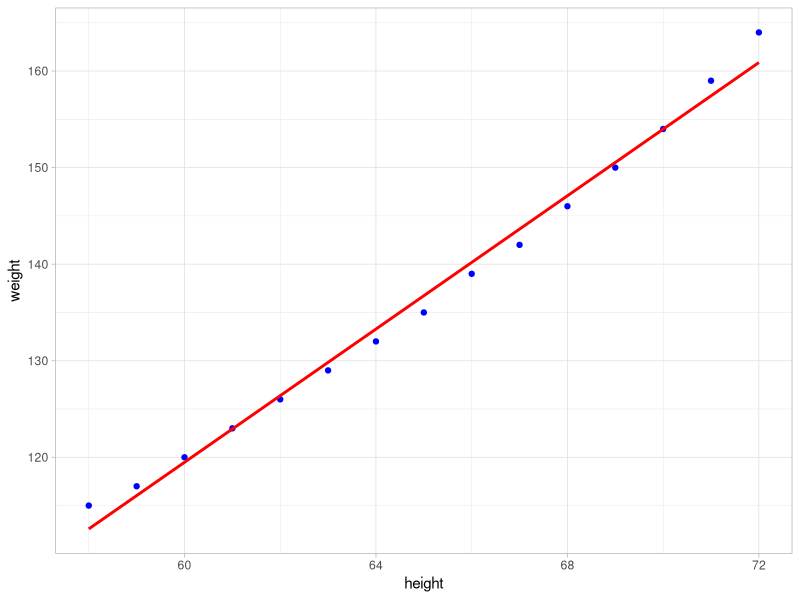
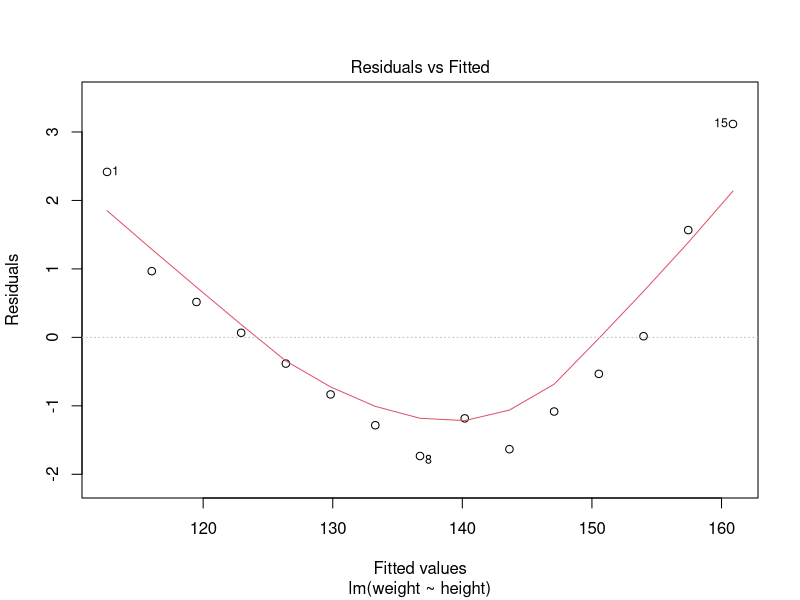
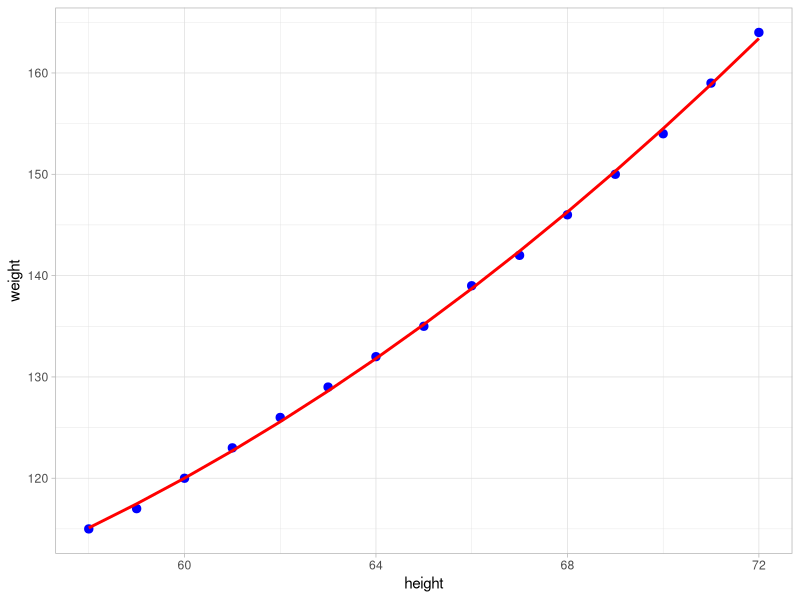
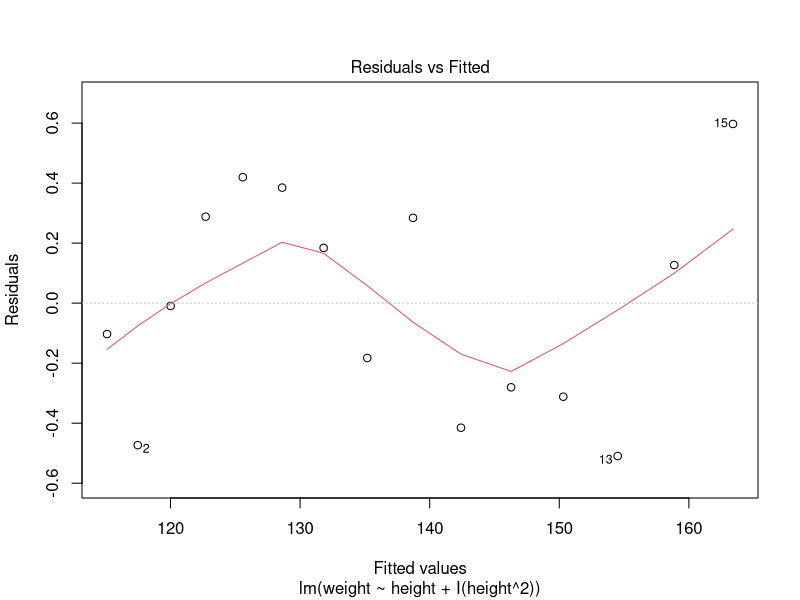
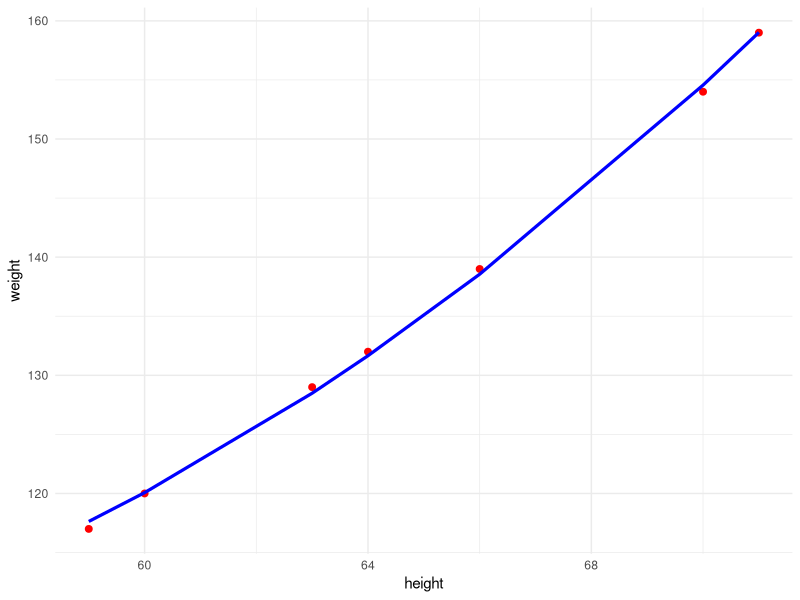
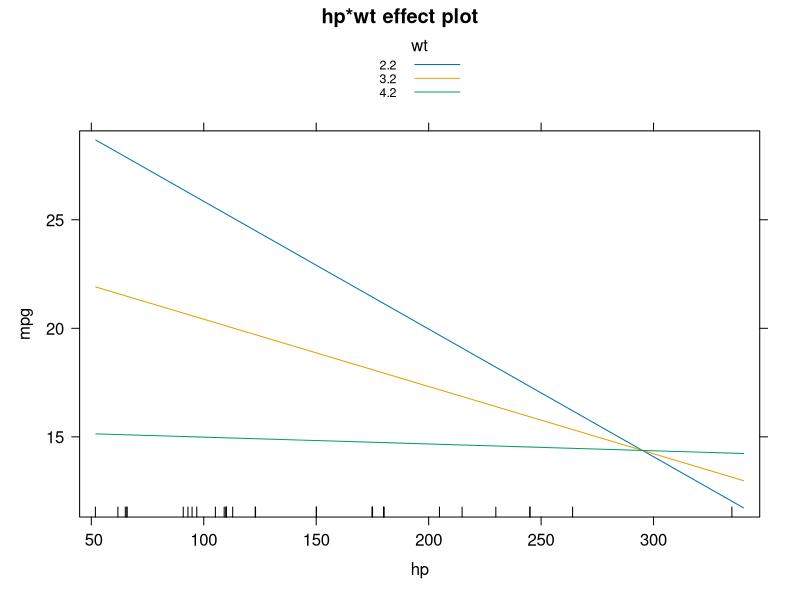

Source code (R) for these figures, in order: (Note: this script raises an error after producing the figures.)
setwd("F:/R_in_Action")
library(dplyr)
library(tidyr)
library(ggplot2)
library(caret)
#######################
# Regression
# Imorting the dataset of "women" from base R
df <- women

# there is only two variables, height & weight
# regression model to be fit to predict weight from given height

fit <- lm(weight ~ height, data=df)
# checking the fit
summary(fit)

g1 <- ggplot(df, aes(height, weight)) + 
    geom_point(colour = "blue") + 
    geom_smooth(method = "lm", colour = "red", se= F) + theme_light()
g1
# plotting the residuals
plot(fit, which = 1)
# plot suggested there is a polynomial term


# checking R-sqr manually
SSY <- var(df$weight) 

SSR <- var(fit$residuals)

my_Rsqr <- 1- SSR/SSY

# NEW lm fit with polynomial

fit2 <- lm(weight ~ height + I(height^2), data=df)

df$fit2val <- fitted(fit2)
g2 <- ggplot(df, aes(height, weight)) + 
    geom_point(colour = "blue", size=2.5) 
g2 <- g2 + geom_line(aes(height, fit2val), color = "red", size=1)
g2 <- g2 + theme_light()
g2

plot(fit2, which = 1)    

 

SSR2 <- var(fit2$residuals)

my_Rsqr2 <- 1- SSR2/SSY

y_pred <- predict(fit2, newdata = df)

df$fit2pred <- y_pred


# create test and train set

splitter <- createDataPartition(df$height, p=.50, list = F)
df_train <- df[splitter, c("height", "weight")]
df_test <- df[-splitter, c("height", "weight")]

fit_train <- lm(weight ~ height + I(height^2), data = df_train)

y_pred <- predict(fit_train, newdata = df_test)

df_test$predval <- y_pred

g3 <- ggplot(data= df_test, aes(height, weight)) +
    geom_point(color = "red", size = 2) + 
    geom_line(aes(height, predval), color = "blue", size=1.1) + 
    theme_minimal()

g3

predict(fit_train, newdata = data.frame(height = 67))

############################################################
#=========================================================
# MULTIPLE LINEAR REGRESSION
## ========================================================

states <- as.data.frame(state.x77[,c("Murder", "Frost", "Population",
                                     "Illiteracy", "Income")])

# fitting the linear model with multiple predictors
fit <- lm(Murder ~ Frost + Population + Illiteracy + Income,
          data=states)

summary(fit)

# ----------------------------------------------
## Regression with mtcars data
# -------------------------------------
fit <- lm(mpg ~ hp + wt + hp:wt, data=mtcars)

summary(fit)

df <- mtcars[, colnames(mtcars) %in% names(fit$coefficients)]

df$hpwt <- df$hp * df$wt

df$mpg <- mtcars$mpg

df <- df[, c("mpg", "hp", "wt", "hpwt")]

fit2 <- lm(mpg ~ . , data = df)
summary(fit2)

library(effects)

plot(effect("hp:wt", fit, ,list(wt=c(2.2,3.2,4.2))), multiline=TRUE)


## ===================================================#####
## Regression diagnostics ##
##=================================================######
states <- as.data.frame(state.x77[,c("Murder", "Population",
                                     "Illiteracy", "Income", "Frost")])
fit <- lm(Murder ~ Population + Illiteracy + Income + Frost, data=states)

confint(fit)

se2 <- fit$coefficients[2,1]/fit$coefficients[2,2]

library(GGally)
ggpairs(data=states, 
        lower = list(continuous = wrap("smooth", method= "lm", se = F, color="blue")))

par(mfrow = c(2,2))
plot(fit)

# from data set women
fit <- lm(weight ~ height, data=women)
par(mfrow=c(2,2))
plot(fit)

fit2 <- lm(weight ~ height + I(height^2), data=women)
par(mfrow=c(2,2))
plot(fit2)

newfit <- lm(weight~ height + I(height^2), data=women[-c(13,15),])
par(mfrow=c(2,2))
plot(newfit)

# using the car library for regression diagonistics
library(car)
states <- as.data.frame(state.x77[,c("Murder", "Population",
                                     "Illiteracy", "Income", "Frost")])
fit <- lm(Murder ~ Population + Illiteracy + Income + Frost, data=states)


crPlots(fit)

fit2 <- lm(Murder ~ Population + Illiteracy + Income, data=states)
fit3 <- lm(Frost ~ Population + Illiteracy + Income, data=states)

par(mfrow=c(1,1))
plot(fit2$residuals, fit3$residuals)

##============================================================
## Comparing Models
##============================================================
states <- as.data.frame(state.x77[,c("Murder", "Population",
                                     "Illiteracy", "Income", "Frost")])

# Model 1
fit1 <- lm(Murder ~ Population + Illiteracy + Income + Frost, data=states)
# model 2
fit2 <- lm(Murder ~ Population + Illiteracy, data=states)

anova(fit2, fit1)
# result
#    Res.Df    RSS Df Sum of Sq      F Pr(>F)
# 1     47 289.25                           
# 2     45 289.17  2  0.078505 0.0061 0.9939
# this result means - addition of income and frost is insignificant

# checking the cross validation using caret

fit_caret <- train(Murder ~ Population + Illiteracy,
                   data = states,
                   method = "lm")

set.seed(111)
kcv <- trainControl(method = "cv", number = 5)
fit_caret_cv <- train(Murder ~ Population + Illiteracy,
                      data = states,
                      trControl = kcv,
                      method = "lm")
